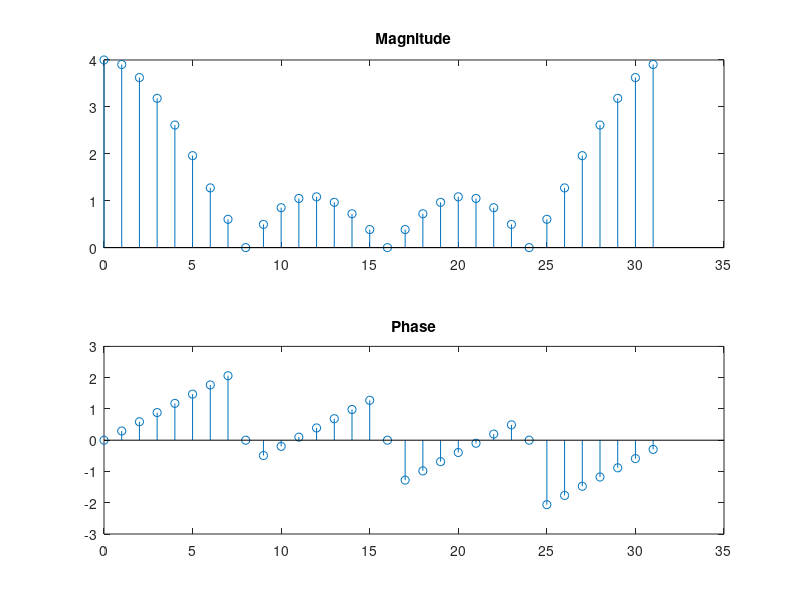

MATLAB code to generate this figure:
x = [ones(1,4),zeros(1,28)];

X = fft(x);

figure 1;
subplot(2,1,1);
stem([0:1:31], abs(X));
title('Magnitude');
%xlablel('Time');
%ylabel('absolute value of fft');

subplot(2,1,2);
stem([0:1:31], -angle(X));
title('Phase');
%xlablel('Time');
%ylabel('Phase of fft');

